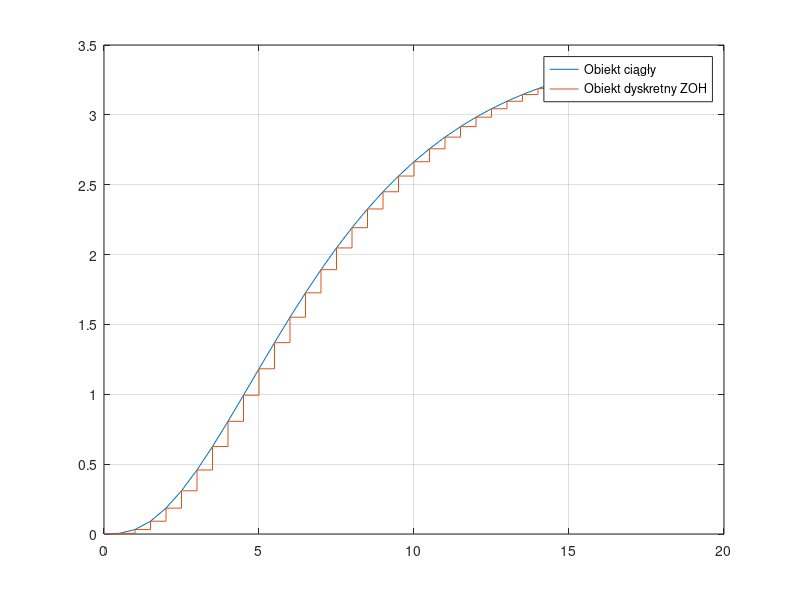

Write MATLAB code to recreate this figure.
clear; close all; clc; %czyszczenie workspace

% Stałe.
k = 3.5; % Wzmocnienie układu inercyjnego.
T = 3.5; % Stała czasowa.
T1 = 1.5; % Stała czasowa.
T2 = 2.5; % Stała czasowa.
T0 = 0.7; % Opóźnienie.
zeta = 0.35; % Współczynnik tłumienia.

% Czas.
Ts = 0.5; % Czas próbkowania.
t = 0:Ts:15; % zakres zmiennej czasu

% Stwórz obiekt inercyjny.
s = tf('s'); % Definicja operatora Laplace'a.
Iner = k / ((1+s*T)*(1+s*T1)*(1+s*T2)); % Obiekt inercyjny III rzędu.

% Charakterystyka skokowa, wykres ciągły.
fig1 = figure(1); % Otwarcie okna graficznego o numerze 1/
[Yc, time] = step(Iner, t); % Odpowiedź układu na wymuszenie skokowe.
plot(t, Yc); % Graficzna charakterystyka odpowiedzi członu ciągłego na wymuszenie skokowe.
hold all; % Zablokowanie okna graficznego.

[A, B, C, D] = tf2ss(Iner.num{1}, Iner.den{1}); % Przejście z transfer function do space state.
P = expm(Ts * A);
I = eye(3); % Zdefiniowanie macierzy jednostkowej.
Q = (P - I) * A^(-1) * B;
U = ones(size(t)); % Określenie jednostkowego wektora sterowań.
X(:, 1) = zeros(size(A,1), 1);

for i = 2:size(t, 2)
    X(:, i) = P * X(:, i - 1) + Q * U(i - 1);
end

Y = C * X + D * U; % Odpowiedź układu.
stairs(t, Y); % Wykres schodkowy odpowiedzi układu.
grid on;
legend('Obiekt ciągły', 'Obiekt dyskretny ZOH','Location', 'Best');